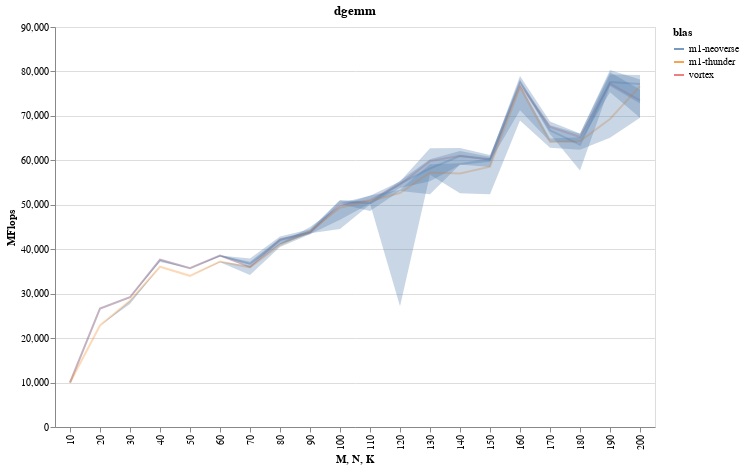

The cell this chart's notebook holds for it:
### Code cell
neo_chart = gen_chart(vortex_neo_df)
thunder_chart = gen_chart(vortex_thunder_df)

(vortex_chart + 
 neo_chart + 
 thunder_chart
).configure_mark(opacity=0.3).properties(title="dgemm", width=600, height=400)

### Figure 1 — Vega-Lite specification as saved in the notebook (floating-point values rounded to 4 significant figures; data arrays with more than 128 entries replaced by an {"elided": "..."} marker saying what was removed)
{"config": {"view": {"continuousWidth": 400, "continuousHeight": 300}, "mark": {"opacity": 0.3}}, "layer": [{"mark": "line", "encoding": {"color": {"type": "nominal", "field": "blas"}, "x": {"type": "ordinal", "field": "label", "title": "M, N, K"}, "y": {"type": "quantitative", "aggregate": "median", "field": "value", "title": "MFlops"}}}, {"mark": {"type": "errorband", "extent": "iqr"}, "encoding": {"x": {"type": "ordinal", "field": "label"}, "y": {"type": "quantitative", "field": "value", "title": "MFlops"}}}, {"layer": [{"mark": "line", "encoding": {"color": {"type": "nominal", "field": "blas"}, "x": {"type": "ordinal", "field": "label", "title": "M, N, K"}, "y": {"type": "quantitative", "aggregate": "median", "field": "value", "title": "MFlops"}}}, {"mark": {"type": "errorband", "extent": "iqr"}, "encoding": {"x": {"type": "ordinal", "field": "label"}, "y": {"type": "quantitative", "field": "value", "title": "MFlops"}}}], "data": {"name": "data-9eb46db90d5ea50f243ec48462cd1160"}}, {"layer": [{"mark": "line", "encoding": {"color": {"type": "nominal", "field": "blas"}, "x": {"type": "ordinal", "field": "label", "title": "M, N, K"}, "y": {"type": "quantitative", "aggregate": "median", "field": "value", "title": "MFlops"}}}, {"mark": {"type": "errorband", "extent": "iqr"}, "encoding": {"x": {"type": "ordinal", "field": "label"}, "y": {"type": "quantitative", "field": "value", "title": "MFlops"}}}], "data": {"name": "data-d98520e1b203ea0001665872b2eefe3d"}}], "data": {"name": "data-ea0aa9b34cf7c562ee891e0bea330f8f"}, "height": 400, "title": "dgemm", "width": 600, "$schema": "https://vega.github.io/schema/vega-lite/v4.8.1.json", "datasets": {"data-ea0aa9b34cf7c562ee891e0bea330f8f": {"elided": "180 records"}, "data-9eb46db90d5ea50f243ec48462cd1160": {"elided": "180 records"}, "data-d98520e1b203ea0001665872b2eefe3d": {"elided": "180 records"}}}
